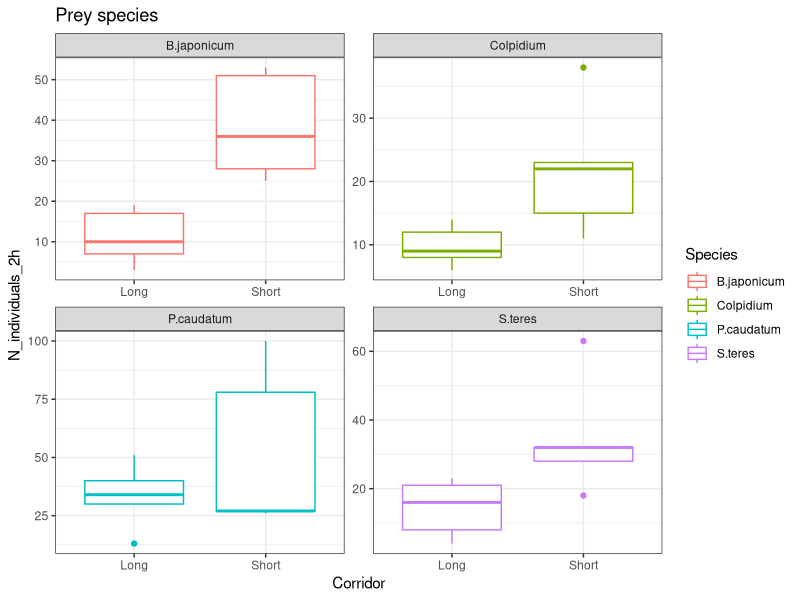
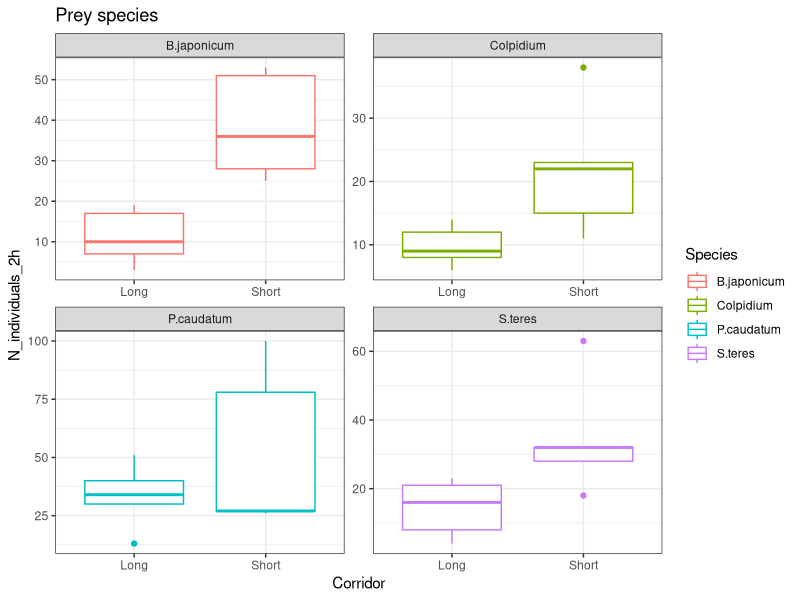
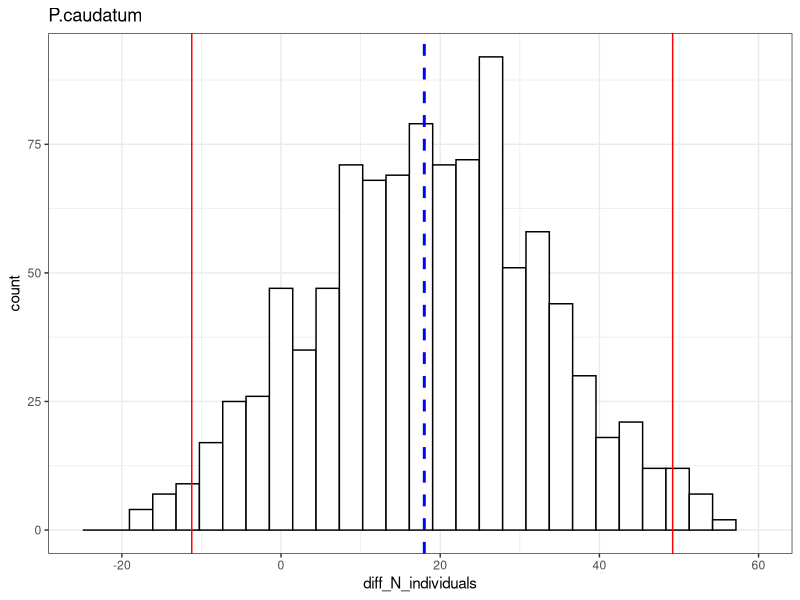
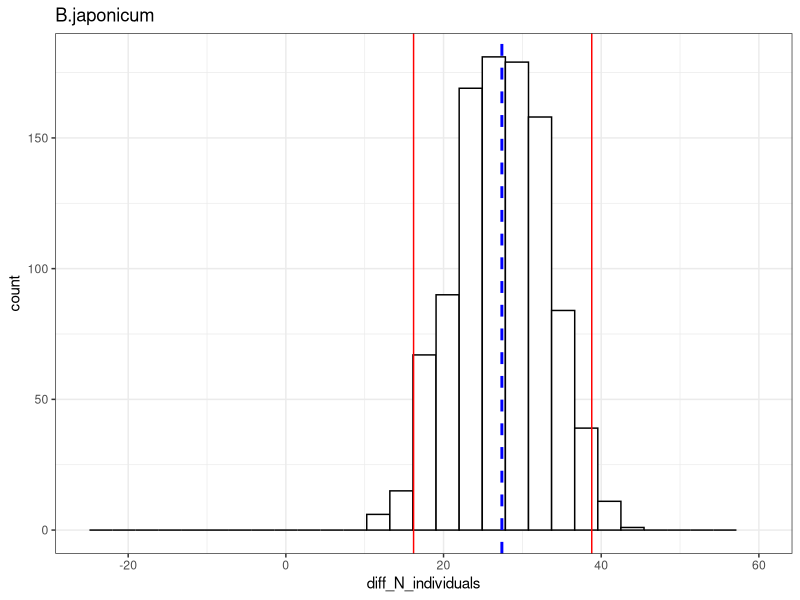
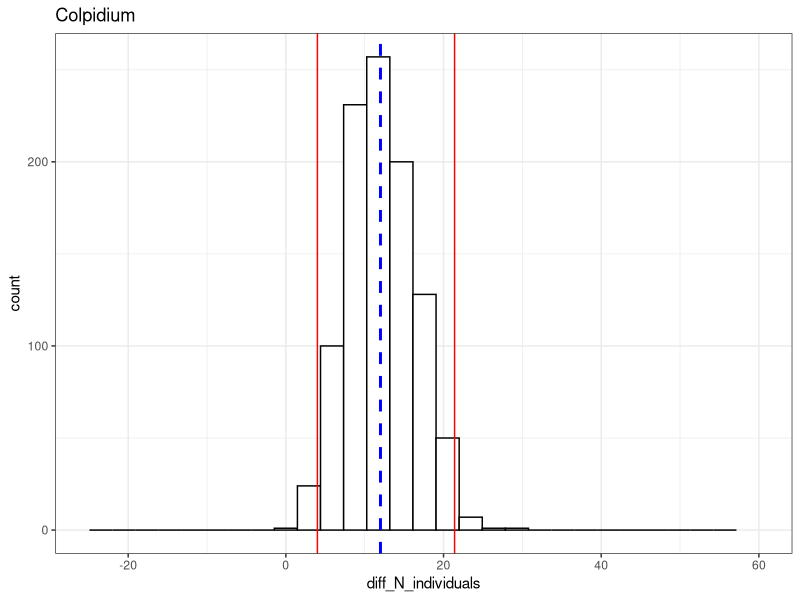
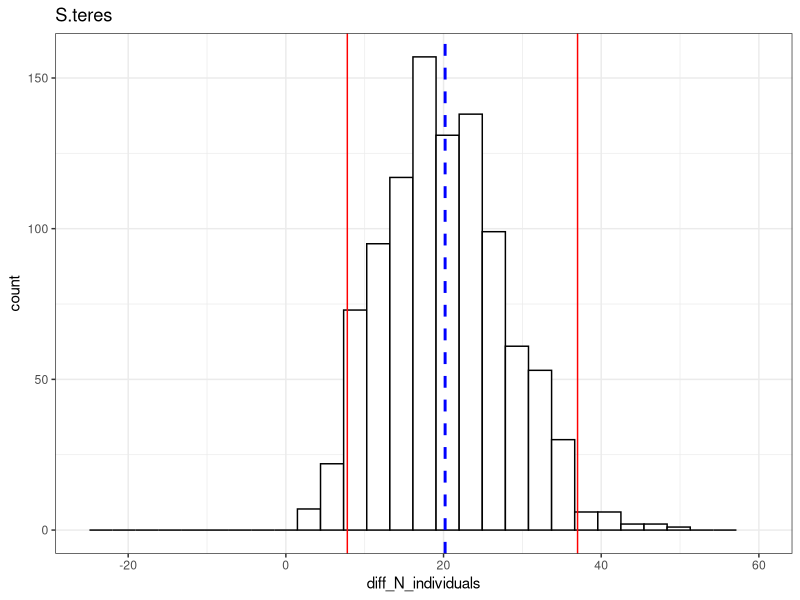

Write the R code that produced these figures, in order.
#########################################################################################
### DISPERSAL TEST LONG VS SHORT CORRIDORS #####
#########################################################################################

#preable
library(openxlsx)
library(tidyverse) # data wrangling and plotting
library(ggplot2)
library(data.table)
library(lme4)

####PREY SPECIES####
#load data
data<-read.xlsx("Data/Dispersal_experiments_data.xlsx", sheet = "Prey_species", colNames = T)

#perform Mann-Whitney-Wilcoxon Test
wilcox.test(N_individuals_2h ~ Corridor,data = data %>% filter(Species == "P.caudatum"))
wilcox.test(N_individuals_2h ~ Corridor,data = data %>% filter(Species == "B.japonicum"))
wilcox.test(N_individuals_2h ~ Corridor,data = data %>% filter(Species == "S.teres"))
wilcox.test(N_individuals_2h ~ Corridor,data = data %>% filter(Species == "Colpidium"))

#plot boxplots to see difference between long and short facet species
ggplot(data, aes (x = Corridor, y = N_individuals_2h, color = Species))+
  geom_boxplot()+
  facet_wrap(~Species, scales = "free")+
  theme_bw()+
  ggtitle("Prey species")
ggsave("dispersal_boxplots.pdf", units = "in", width = 10, height = 10)


###bootstrapping method
dataDT<-as.data.table(data)

data_pivot<-data %>% group_by(Species, Corridor) %>%
  summarise(avg = mean(N_individuals_2h)) %>% ungroup() %>% group_by(Species) %>% 
  pivot_wider(names_from = Corridor, values_from = avg) %>% 
  mutate(difference_in_average = Short - Long)
 

#create an empty dataset to fill with bootstrap permutations (using data.table)
difference.bootstrapped = data.table(Species = as.character(),
                                     N_individuals_short = as.numeric(),
                                     N_individuals_long = as.numeric(),
                                     diff_N_individuals = as.numeric())


#for loop to perform 1000 permutation bootstrapping: re sampling the data 1000 times and the calculate the mean of 
#dispersed individual in the simulated re sampling of the 5 replicates, for both long and short corridor
#and calculateadd a column where we calculate the difference between the means of short and long corridors 

for(i in 1:1000){
  dataDT_resampled = dataDT[
    , list(N_individuals_2h_resampled = sample(x = N_individuals_2h, size = 5, replace = TRUE))
    , c("Species","Corridor")
  ]
  
  difference.bootstrapped_current = merge(dataDT_resampled[Corridor == "Short",
                                                           list(N_individuals_short = mean(N_individuals_2h_resampled)),
                                                           c("Species")],
                                          dataDT_resampled[Corridor == "Long",
                                                           list(N_individuals_long = mean(N_individuals_2h_resampled)),
                                                           c("Species")],
                                          by = "Species")
  
  difference.bootstrapped_current[, diff_N_individuals := N_individuals_short - N_individuals_long]
  difference.bootstrapped = rbind(difference.bootstrapped, difference.bootstrapped_current)
}
#calculate 95% confidence interval for the difference in the mean simulated dispersed individuals, for each species
quantile(difference.bootstrapped[Species == "P.caudatum"]$diff_N_individuals, c(0.025,0.975))
quantile(difference.bootstrapped[Species == "Colpidium"]$diff_N_individuals, c(0.025,0.975))
quantile(difference.bootstrapped[Species == "B.japonicum"]$diff_N_individuals, c(0.025,0.975))
quantile(difference.bootstrapped[Species == "S.teres"]$diff_N_individuals, c(0.025,0.975))



p_p.caudatum<-ggplot(difference.bootstrapped %>% filter(Species == "P.caudatum"),
                     aes(x = diff_N_individuals))+
  geom_histogram(colour="black", fill="white")+
  geom_vline(data = data_pivot %>% filter(Species == "P.caudatum"),
             aes(xintercept = difference_in_average),
             color="blue", linetype="dashed", size= 1)+
  geom_vline(aes(xintercept = -11.220),
             color = "red")+
  geom_vline(aes(xintercept = 49.205),
             color = "red")+
  labs(title = "P.caudatum")+
  xlim(-25,60)+
  theme_bw()

ggsave("p_p.caudatum.pdf", units = "in", width = 10, height = 10)

  
p_B.jap<-ggplot(difference.bootstrapped %>% filter(Species == "B.japonicum"),
                aes(x = diff_N_individuals))+
  geom_histogram(colour="black", fill="white")+
  geom_vline(data = data_pivot %>% filter(Species == "B.japonicum"),
             aes(xintercept = difference_in_average),
             color="blue", linetype="dashed", size= 1)+
  geom_vline(aes(xintercept =  16.2),
             color = "red")+
  geom_vline(aes(xintercept = 38.8),
             color = "red")+
  xlim(-25,60)+
  labs(title = "B.japonicum")+
  theme_bw()

ggsave("B.japonicum.pdf", units = "in", width = 10, height = 10)


p_Colp<-ggplot(difference.bootstrapped %>% filter(Species == "Colpidium"),
                aes(x = diff_N_individuals))+
  geom_histogram(colour="black", fill="white")+
  geom_vline(data = data_pivot %>% filter(Species == "Colpidium"),
             aes(xintercept = difference_in_average),
             color="blue", linetype="dashed", size= 1)+
  geom_vline(aes(xintercept =  4.0 ),
             color = "red")+
  geom_vline(aes(xintercept = 21.4),
             color = "red")+
  xlim(-25,60)+
  labs(title = "Colpidium")+
  theme_bw()

ggsave("Colpidium.pdf", units = "in", width = 10, height = 10)

  
p_Spir<-ggplot(difference.bootstrapped %>% filter(Species == "S.teres"),
               aes(x = diff_N_individuals))+
  geom_histogram(colour="black", fill="white")+
  geom_vline(data = data_pivot %>% filter(Species == "S.teres"),
             aes(xintercept = difference_in_average),
             color="blue", linetype="dashed", size= 1)+
  geom_vline(aes(xintercept =  7.795),
             color = "red")+
  geom_vline(aes(xintercept = 37.000),
             color = "red")+
  xlim(-25,60)+
  labs(title = "S.teres")+
  theme_bw()

ggsave("Spir.teres.pdf", units = "in", width = 10, height = 10)

  
  
#   
# #bootstrap
# #create a datatable to contain the bootstrapped data and the difference between them
#   
# bootstrap.samples = data.table(bootstrap_id = as.integer(),
#                                Species = as.character(),
#                                Corridor = as.character(),
#                                N_individuals_2h_resampled = as.integer())
# for(i in 1:1000){
#   bootstrap.samples_current = dataDT_resampled = dataDT[
#     , list(bootstrap_id = i, N_individuals_2h_resampled = sample(x = N_individuals_2h, size = 5, replace = TRUE))
#     , c("Species","Corridor")
#   ]
#   bootstrap.samples = rbind(bootstrap.samples, bootstrap.samples_current)
# }






####PREDATOR SPECIES####